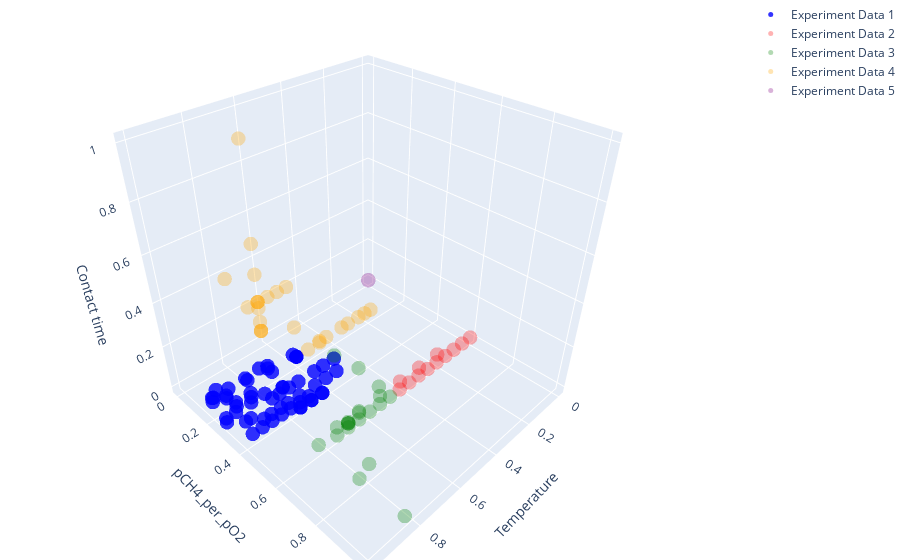

Notebook code for this chart:
### Code cell
import plotly.graph_objects as go

# Assuming 'scaled_experiment_data_0' and 'scaled_experiment_data_1' are your datasets
# Replace these variable names with your actual DataFrame names
# Ensure these DataFrames have 'Temperature', 'pCH4_per_pO2', and 'Contact time' columns

fig = go.Figure()

# Adding the experiment data 1 scatter plot
fig.add_trace(go.Scatter3d(
    x=scaled_experiment_data_0['Temperature'],
    y=scaled_experiment_data_0['pCH4_per_pO2'],
    z=scaled_experiment_data_0['Contact time'],
    mode='markers',
    marker=dict(
        size=5,
        opacity=0.8,  # lower opacity
        color='blue'
    ),
    name='Experiment Data 1'
))

# Adding the experiment data 2 scatter plot
fig.add_trace(go.Scatter3d(
    x=scaled_experiment_data_1['Temperature'],
    y=scaled_experiment_data_1['pCH4_per_pO2'],
    z=scaled_experiment_data_1['Contact time'],
    mode='markers',
    marker=dict(
        size=5,
        opacity=0.3,  # higher opacity
        color='red'
    ),
    name='Experiment Data 2'
))

# Adding the experiment data 3 scatter plot
fig.add_trace(go.Scatter3d(
    x=scaled_experiment_data_2['Temperature'],
    y=scaled_experiment_data_2['pCH4_per_pO2'],
    z=scaled_experiment_data_2['Contact time'],
    mode='markers',
    marker=dict(
        size=5,
        opacity=0.3,  # higher opacity
        color='green'
    ),
    name='Experiment Data 3'
))

# Adding the experiment data 4 scatter plot
fig.add_trace(go.Scatter3d(
    x=scaled_experiment_data_3['Temperature'],
    y=scaled_experiment_data_3['pCH4_per_pO2'],
    z=scaled_experiment_data_3['Contact time'],
    mode='markers',
    marker=dict(
        size=5,
        opacity=0.3,  # higher opacity
        color='orange'
    ),
    name='Experiment Data 4'
))

# Adding the experiment data 5 scatter plot
fig.add_trace(go.Scatter3d(
    x=scaled_experiment_data_4['Temperature'],
    y=scaled_experiment_data_4['pCH4_per_pO2'],
    z=scaled_experiment_data_4['Contact time'],
    mode='markers',
    marker=dict(
        size=5,
        opacity=0.3,  # higher opacity
        color='purple'
    ),
    name='Experiment Data 5'
))

# Adding the experiment data 5 scatter plot
fig.add_trace(go.Scatter3d(
    x=scaled_experiment_data_5['Temperature'],
    y=scaled_experiment_data_5['pCH4_per_pO2'],
    z=scaled_experiment_data_5['Contact time'],
    mode='markers',
    marker=dict(
        size=5,
        opacity=0.3,  # higher opacity
        color='sky blue'
    ),
    name='Experiment Data 5'
))

# Setting the layout for the 3D plot
fig.update_layout(
    margin=dict(l=0, r=0, b=0, t=0),
    scene=dict(
        xaxis_title='Temperature',
        yaxis_title='pCH4_per_pO2',
        zaxis_title='Contact time'
    ),
    title='3D Scatter Plot of Variables'
)

fig.show()

### Figure 1 — Plotly figure (JSON) as saved in the notebook; plotly's stock layout.template omitted (floating-point values rounded to 4 significant figures)
{"data": [{"marker": {"color": "blue", "opacity": 0.8, "size": 5}, "mode": "markers", "name": "Experiment Data 1", "type": "scatter3d", "x": [0.7953, 0.8642, 0.9741, 0.8621, 0.9224, 0.9677, 0.9892, 0.9871, 0.8578, 0.9246, 0.9957, 0.6056, 0.7177, 0.9267, 0.9741, 0.8578, 0.9246, 0.9957, 0.7543, 0.7543, 0.7177, 0.9267, 0.9741, 0.8599, 0.9353, 1, 0.7543, 0.7543, 0.5819, 0.6358, 0.6789, 0.7543, 0.7974, 0.8405, 0.8728, 0.5711, 0.625, 0.6789, 0.7543, 0.8082, 0.8405, 0.8836, 0.9159, 0.8405, 0.7112, 0.7543, 0.7974, 0.8836, 0.9267, 0.9698, 0.7543, 0.7543, 0.7004, 0.6466, 0.7004, 0.6466, 0.7543, 0.8621], "y": [0.22, 0.24, 0.2, 0.34, 0.34, 0.4, 0.4, 0.34, 0.24, 0.24, 0.28, 0.18, 0.16, 0.18, 0.16, 0.24, 0.24, 0.28, 0.3, 0.3, 0.16, 0.18, 0.16, 0.22, 0.22, 0.22, 0.4, 0.4, 0.4, 0.4, 0.4, 0.4, 0.4, 0.4, 0.4, 0.4, 0.4, 0.4, 0.4, 0.4, 0.4, 0.4, 0.4, 0.4, 0.4, 0.4, 0.4, 0.4, 0.4, 0.4, 0.4, 0.4, 0.4, 0.4, 0.4, 0.4, 0.4, 0.4], "z": [0.1042, 0.1042, 0.1042, 0.1042, 0.1042, 0.1042, 0.1042, 0.1042, 0.01389, 0.01389, 0.01389, 0.02778, 0.02778, 0.02778, 0.03472, 0.03472, 0.03472, 0.03472, 0.03472, 0.03472, 0.01389, 0.01389, 0.01389, 0.09722, 0.09722, 0.09722, 0.25, 0.25, 0.1319, 0.1319, 0.1319, 0.1319, 0.1319, 0.1319, 0.1319, 0.0625, 0.0625, 0.0625, 0.0625, 0.0625, 0.0625, 0.0625, 0.0625, 0.02778, 0.02778, 0.02778, 0.02778, 0.02778, 0.02778, 0.02778, 0, 0, 0, 0, 0, 0, 0.25, 0.25]}, {"marker": {"color": "red", "opacity": 0.3, "size": 5}, "mode": "markers", "name": "Experiment Data 2", "type": "scatter3d", "x": [0, 0.05388, 0.1078, 0.1616, 0.2155, 0.2694, 0.3233, 0.3772, 0.431, 0.2155, 0.3233, 0.431], "y": [0.6, 0.6, 0.6, 0.6, 0.6, 0.6, 0.6, 0.6, 0.6, 0.6, 0.6, 0.6], "z": [0.006944, 0.006944, 0.006944, 0.006944, 0.006944, 0.006944, 0.006944, 0.006944, 0.006944, 0.04861, 0.04861, 0.04861]}, {"marker": {"color": "green", "opacity": 0.3, "size": 5}, "mode": "markers", "name": "Experiment Data 3", "type": "scatter3d", "x": [0.7759, 0.6466, 0.7543, 0.7543, 0.6466, 0.8405, 0.8405, 0.8405, 0.7004, 0.7004, 0.7004, 0.7004, 0.4849, 0.5388, 0.5927, 0.6466, 0.7004, 0.7543, 0.5388, 0.6466, 0.7543], "y": [0.78, 0.6, 0.6, 0.8, 0.6, 0.6, 0.8, 1.0, 0.6, 0.6, 0.6, 0.6, 0.6, 0.6, 0.6, 0.6, 0.6, 0.6, 0.6, 0.6, 0.6], "z": [0.02778, 0.04167, 0.3819, 0.3819, 0.2569, 0.02778, 0.02778, 0.02778, 0.03472, 0.02778, 0.02778, 0.02778, 0.006944, 0.006944, 0.006944, 0.006944, 0.006944, 0.006944, 0.04861, 0.04861, 0.04861]}, {"marker": {"color": "orange", "opacity": 0.3, "size": 5}, "mode": "markers", "name": "Experiment Data 4", "type": "scatter3d", "x": [0.7543, 0.625, 0.6681, 0.7112, 0.7543, 0.7974, 0.7543, 0.7543, 0.7543, 0.7543, 0.7543, 0.7543, 0.7543, 0.7543, 0.7543, 0.7543, 0.7004, 0.3879, 0.4203, 0.4526, 0.5065, 0.5388, 0.6142, 0.6466, 0.7543, 0.6466], "y": [0.2, 0.2, 0.2, 0.2, 0.2, 0.2, 0, 0.2, 0.4, 0.2, 0.2, 0.2, 0.2, 0.2, 0.2, 0.2, 0.4, 0.4, 0.4, 0.4, 0.4, 0.4, 0.4, 0.4, 0.2, 0.4], "z": [0.3819, 0.3819, 0.3819, 0.3819, 0.3819, 0.3819, 0.3819, 0.3819, 0.3819, 0.25, 1.0, 0.625, 0.5, 0.3542, 0.2917, 0.25, 0.25, 0.2569, 0.2569, 0.2569, 0.2569, 0.2569, 0.2569, 0.2569, 0.25, 0.25]}, {"marker": {"color": "purple", "opacity": 0.3, "size": 5}, "mode": "markers", "name": "Experiment Data 5", "type": "scatter3d", "x": [0], "y": [0], "z": [0]}, {"marker": {"color": "sky blue", "opacity": 0.3, "size": 5}, "mode": "markers", "name": "Experiment Data 5", "type": "scatter3d", "x": [], "y": [], "z": []}], "layout": {"margin": {"b": 0, "l": 0, "r": 0, "t": 0}, "scene": {"xaxis": {"title": {"text": "Temperature"}}, "yaxis": {"title": {"text": "pCH4_per_pO2"}}, "zaxis": {"title": {"text": "Contact time"}}}, "title": {"text": "3D Scatter Plot of Variables"}}}
